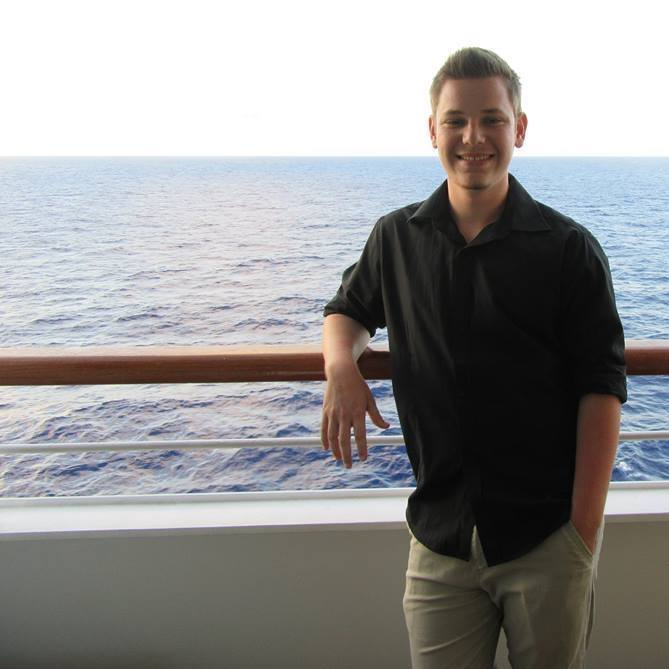
//> input picture Jake/CapstoneVersion1/OpenCV3_Template/me.jpg, 669 x 669 px, given in place of CVideo.mp4, which was not available
$ ./main_-_HSV_Values   (built with g++ and OpenCV 4)
//> lines starting //> are read from the running program, lines starting //| are printed output that depends on the picture; after the words box and inside, x2 and y2 are one past the last pixel; in counts of white or black regions, pixels touching at a corner belong together; pictures that were not available may be replaced by others from this repository, and a replacement may not be noted
#define _CRT_SECURE_NO_WARNINGS

#include <iostream>
#include "opencv2/highgui/highgui.hpp"
#include "opencv2/imgproc/imgproc.hpp"
#include "opencv2/core/core.hpp"

using namespace cv;
using namespace std;

//Constants
const int FRAME_WIDTH = 640;
const int FRAME_HEIGHT = 480;

const int MIN_OBJECT_AREA = 2000;

//Slider Control
const bool usingTrackbar = true;
const bool usingMorph = true;

//Varibles
int H_MIN = 0;
int H_MAX = 256;
int S_MIN = 0;
int S_MAX = 256;
int V_MIN = 0;
int V_MAX = 256;

int D_MIN = 1;
int D_MAX = 30;
int E_MIN = 1;
int E_MAX = 30;

const string windowName = "Original Image";
const string windowName1 = "HSV Image";
const string trackbarWindowHSV = "HSV";
const string trackbarWindowMorph = "Morph";

//Stubs
void onTrackbar(int, void*);
void createTrackbar(void);

void onTrackbar(int, void*) {
	//No settings Change
}

void createTrackbarHSV(void) {
	namedWindow(trackbarWindowHSV, WINDOW_AUTOSIZE);
	char TrackbarName[50];

	//Set Trackbar Names
	sprintf(TrackbarName, "H_MIN", H_MIN);
	sprintf(TrackbarName, "H_MAX", H_MAX);
	sprintf(TrackbarName, "S_MIN", S_MIN);
	sprintf(TrackbarName, "S_MAX", S_MAX);
	sprintf(TrackbarName, "V_MIN", V_MIN);
	sprintf(TrackbarName, "V_MAX", V_MAX);

	//Create GUI
	createTrackbar("Hue Min", trackbarWindowHSV, &H_MIN, H_MAX, onTrackbar);
//> slider 'Hue Min' is set to 51
	createTrackbar("Hue Max", trackbarWindowHSV, &H_MAX, H_MAX, onTrackbar);
	createTrackbar("Saturation Min", trackbarWindowHSV, &S_MIN, S_MAX, onTrackbar);
//> slider 'Saturation Min' is set to 51
	createTrackbar("Saturation Max", trackbarWindowHSV, &S_MAX, S_MAX, onTrackbar);
	createTrackbar("Value Min", trackbarWindowHSV, &V_MIN, V_MAX, onTrackbar);
//> slider 'Value Min' is set to 51
	createTrackbar("Value Max", trackbarWindowHSV, &V_MAX, V_MAX, onTrackbar);
}

void createTrackbarMorph(void) {
	namedWindow(trackbarWindowMorph, WINDOW_AUTOSIZE);
	char TrackbarName[50];

	//Set Trackbar Names
	sprintf(TrackbarName, "D_MIN", D_MIN);
	sprintf(TrackbarName, "E_MIN", E_MIN);

	//Create GUI
	createTrackbar("Erorde", trackbarWindowMorph, &E_MIN, E_MAX, onTrackbar);
	createTrackbar("Dialate", trackbarWindowMorph, &D_MIN, D_MAX, onTrackbar);
}

void morphFrame(Mat &Pframe) {
	//Initalise
	int eElement = 7;
	int dElement = 13;

	//Set Values
	if (usingMorph) {
		eElement = E_MIN;
		dElement = D_MIN;
	}

	Mat erodeElement = getStructuringElement(MORPH_RECT, Size(eElement, eElement));
	Mat dilateElement = getStructuringElement(MORPH_RECT, Size(dElement, dElement));

	erode(Pframe, Pframe, erodeElement);
	dilate(Pframe, Pframe, dilateElement);
	medianBlur(Pframe, Pframe, 7);
}

void trackFilteredObject(Mat PImage, Mat &frame) {
	int x = 0;
	int y = 0;
	Mat temp;
	PImage.copyTo(temp);

	//Contours and Hierarchy
	vector< vector<Point> > contours;
	vector<Vec4i> hierarchy;

	//Find Blobs
	findContours(temp, contours, hierarchy, CV_RETR_CCOMP, CV_CHAIN_APPROX_SIMPLE);

	double refArea = 0;
	bool objectFound = false;
	if (hierarchy.size() > 0) {
		int numObjects = hierarchy.size();
		for (int index = 0; index >= 0; index = hierarchy[index][0]) {
			Moments moment = moments((cv::Mat)contours[index]);
			double area = moment.m00;
			//cout << area << endl;
			if (area > MIN_OBJECT_AREA) {
				x = moment.m10 / area;
				y = moment.m01 / area;
				circle(frame, Point(x, y), 20, Scalar(0, 255, 0), 2);
			}
		}
	}
}

int main(void) {
	string file = "CVideo.mp4";
	//int file = 0; //Webcame Testing
	VideoCapture cap(file);

	// Check if camera opened successfully
	if (!cap.isOpened()) {
		cout << "Error opening video file" << endl;
		return -1;
	}

	//Create Trackbar or Morph
	if (usingTrackbar) createTrackbarHSV();
	if (usingMorph) createTrackbarMorph();

	while (1) {
		Mat frame;
		Mat HSVframe;
		Mat Pframe;

		// Catches Current Frame
		cap.read(frame);
//> frame is the input picture: 669 rows x 669 cols, CV_8UC3; mean B, G, R 150, 150.1, 150.8
		// Ends loop when frameEmpty
		if (frame.empty()) break;

		// Convert Frame to HSV Frame
		cvtColor(frame, HSVframe, CV_BGR2HSV);
//> HSVframe: 669 rows x 669 cols, CV_8UC3; mean H, S, V 46.9, 27.3, 157

		//Proccessed Frame Testing
		if (usingTrackbar) inRange(HSVframe, Scalar(H_MIN, S_MIN, V_MIN), Scalar(H_MAX, S_MAX, V_MAX), Pframe);
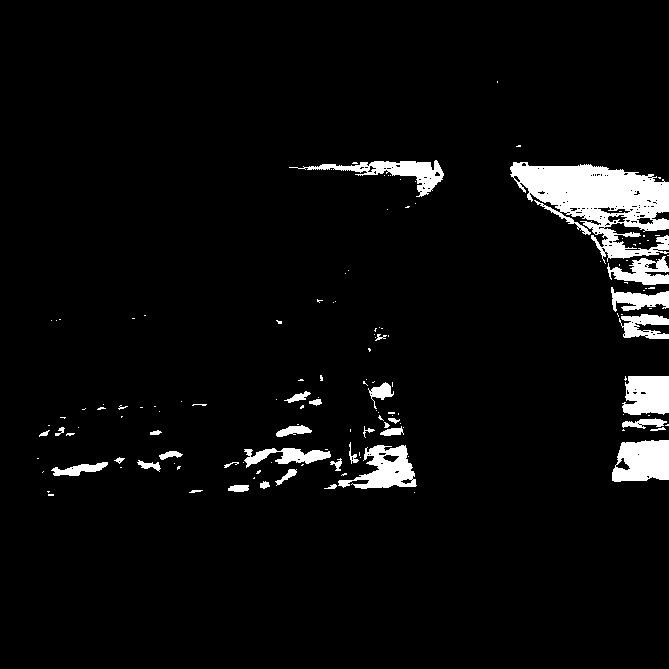
//> Pframe: 669 rows x 669 cols, CV_8UC1; 4.8% white; 141 white regions (105 under 20 px), largest, box (x1, y1, x2, y2) and area: (510, 162, 669, 264) 8174, (612, 440, 669, 482) 1980, (338, 445, 417, 489) 1768
		//if (usingTrackbar) inRange(frame, Scalar(H_MIN, S_MIN, V_MIN), Scalar(H_MAX, S_MAX, V_MAX), Pframe);

		//Set Binary Variables
		int Hm = 0;
		int HM = H_MAX;
		int Sm = 0;
		int SM = 160;
		int Vm = 50;
		int VM = V_MAX;

		if (!usingTrackbar)inRange(HSVframe, Scalar(Hm, Sm, Vm), Scalar(HM, SM, VM), Pframe); //Proccessed Frame
		morphFrame(Pframe);
//> in morphFrame, `medianBlur(Pframe, Pframe, 7);`:
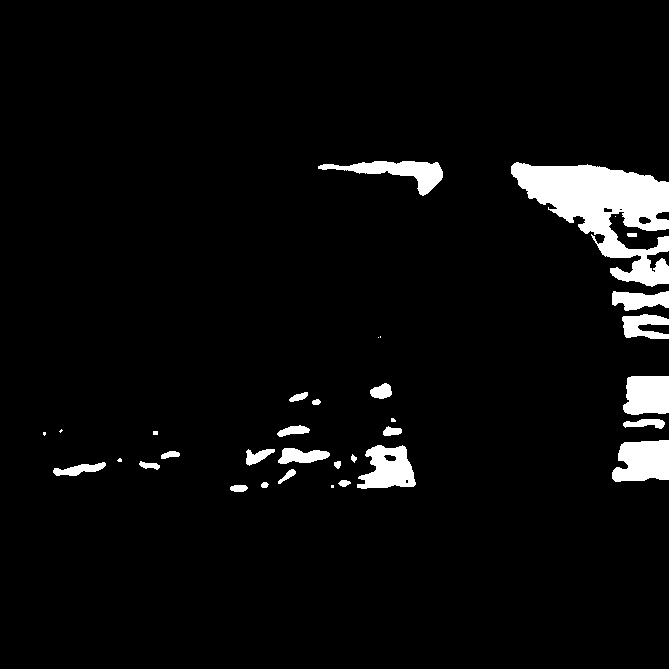
//> Pframe: 669 rows x 669 cols, CV_8UC1; 4.7% white; 34 white regions (8 under 20 px), largest, box (x1, y1, x2, y2) and area: (511, 162, 669, 287) 9452, (612, 440, 669, 482) 1969, (357, 445, 416, 489) 1716

		//Track Filtered Objects
		Pframe = 255 - Pframe;
//> Pframe: 669 rows x 669 cols, CV_8UC1; 95.3% white; 34 black regions (8 under 20 px)
		trackFilteredObject(Pframe, frame);
//> in trackFilteredObject, `findContours(temp, contours, hierarchy, CV_RETR_CCOMP, CV_CHAIN_APPROX..`: contours = 39 contours, 9 with area under 20; largest, box (x1, y1, x2, y2) and area: (0, 0, 669, 669) 429545, (356, 444, 417, 490) 1878, (317, 160, 444, 197) 1758, (609, 212, 669, 250) 971, (277, 447, 331, 465) 617
//> in trackFilteredObject, `int numObjects = hierarchy.size();`: numObjects = 39
//> the loop in trackFilteredObject, `for (int index = 0; index >= 0; index = hierarchy[index][0])` made 10 passes
//> (area, x, y) on pass 10: (429545, 322, 336)
//> area on passes 2 to 7: 41.5, 177.5, 163, 50, 65.5, 971
//> after the loop in trackFilteredObject, `for (int index = 0; index >= 0; index = hierarchy[index][0])`:
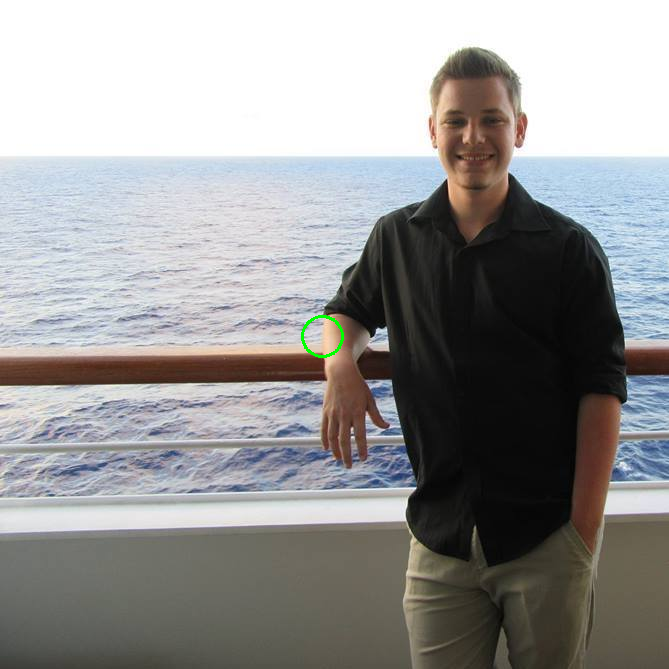
//> frame: 669 rows x 669 cols, CV_8UC3; 0.09% of pixels changed, all inside (x1, y1, x2, y2) = (301, 315, 344, 358)

		// Display frame
		imshow("Frame", frame);
		//imshow("HSV", HSVframe);
		imshow("Binary", Pframe);

		// Press  ESC on keyboard to exit
		char c = (char)waitKey(25);
//> the Esc key is pressed
		if (c == 27) break;
	}

	// When everything done, release the video capture object
	cap.release();

	return 0;
}
